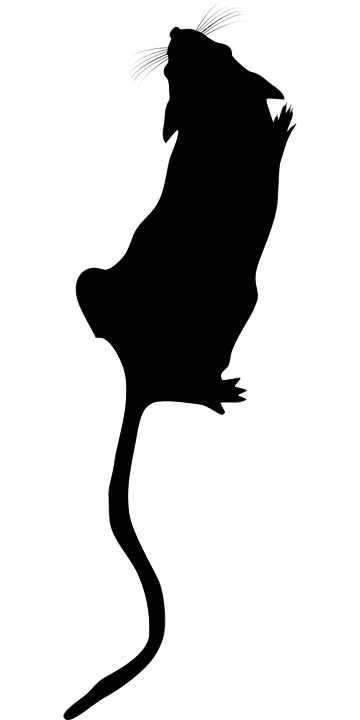
#> input picture hourglass_pose/evaluation/matteo_exp_coco/coco-analyze-release/latex/lab_mouse_black.png, 360 x 720 px, found by its file name
$ python plot_manikin.py
#> lines starting #> are read from the running program, lines starting #| are printed output that depends on the picture
import matplotlib.pyplot as plt
import skimage.io as io
import numpy as np


I=io.imread('coco-analyze-release/latex/lab_mouse_black.png')
#> I is the input picture: shape (720, 360, 4); mean R, G, B, A 0.9, 0.8, 0.8, 50.8
xy =np.array([[175,282,164,223,256,138,140],
             [30,97,138,122,297,226,384]])
colors=['b','r','g','orange','r','g','c']
ec = ['#cd87ff','#cd87ff','#cd87ff','#74c8f9','#74c8f9','#feff95','#feff95']

fig = plt.figure(figsize=(5,15))
plt.subplots_adjust(top=0.99,bottom=0.01,left=0.01,right=0.99)
plt.axis('off')
plt.imshow(I)

plt.plot([xy[0,0],xy[0,1]],[xy[1,0],xy[1,1]],color='#cd87ff',lw=3)
plt.plot([xy[0,0],xy[0,2]],[xy[1,0],xy[1,2]],color='#cd87ff',lw=3)
plt.plot([xy[0,1],xy[0,2]],[xy[1,1],xy[1,2]],color='#cd87ff',lw=3)
plt.plot([xy[0,3],xy[0,4]],[xy[1,3],xy[1,4]],color='#74c8f9',lw=3)
plt.plot([xy[0,3],xy[0,5]],[xy[1,3],xy[1,5]],color='#74c8f9',lw=3)
plt.plot([xy[0,4],xy[0,6]],[xy[1,4],xy[1,6]],color='#feff95',lw=3)
plt.plot([xy[0,5],xy[0,6]],[xy[1,5],xy[1,6]],color='#feff95',lw=3)

for i in range(7): plt.plot(xy[0,i],xy[1,i],'o',markersize=15,color=colors[i],
                            markeredgecolor=ec[i],markeredgewidth=3)
plt.tight_layout()
plt.savefig('coco-analyze-release/latex/manikin_black.png',transparent=True)
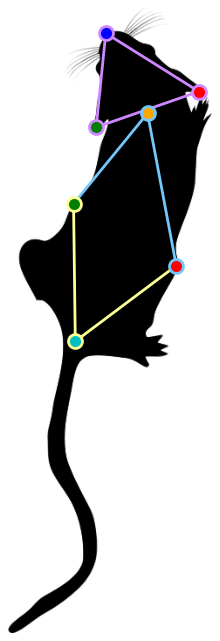
#> figure drawn by matplotlib, 1 panel
plt.savefig('coco-analyze-release/latex/manikin_black.pdf',transparent=True)


I=io.imread('coco-analyze-release/latex/lab_mouse_white.png')
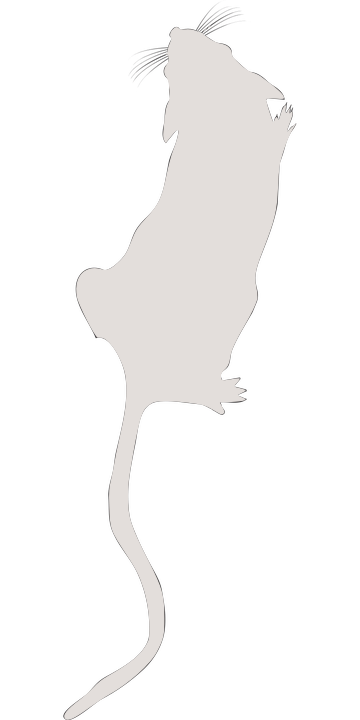
#> input picture hourglass_pose/evaluation/matteo_exp_coco/coco-analyze-release/latex/lab_mouse_white.png, 360 x 720 px, found by its file name
#> I is the input picture: shape (720, 360, 4); mean R, G, B, A 45.6, 44.6, 44, 50.8
xy =np.array([[175,282,164,223,256,138,140],[30,97,138,122,297,226,384]])
colors=['#21a5f2','#ed42b9','#46db41','#ef571a','#ed42b9','#46db41','#35fbff']
ec = ['#ae16f9','#ae16f9','#ae16f9','#21a5f2','#21a5f2','#f99c4a','#f99c4a']

fig = plt.figure(figsize=(5,15))
plt.subplots_adjust(top=0.99,bottom=0.01,left=0.01,right=0.99)
plt.axis('off')
plt.imshow(I)

plt.plot([xy[0,0],xy[0,1]],[xy[1,0],xy[1,1]],color='#ae16f9',lw=3)
plt.plot([xy[0,0],xy[0,2]],[xy[1,0],xy[1,2]],color='#ae16f9',lw=3)
plt.plot([xy[0,1],xy[0,2]],[xy[1,1],xy[1,2]],color='#ae16f9',lw=3)
plt.plot([xy[0,3],xy[0,4]],[xy[1,3],xy[1,4]],color='#21a5f2',lw=3)
plt.plot([xy[0,3],xy[0,5]],[xy[1,3],xy[1,5]],color='#21a5f2',lw=3)
plt.plot([xy[0,4],xy[0,6]],[xy[1,4],xy[1,6]],color='#f99c4a',lw=3)
plt.plot([xy[0,5],xy[0,6]],[xy[1,5],xy[1,6]],color='#f99c4a',lw=3)

for i in range(7): plt.plot(xy[0,i],xy[1,i],'o',markersize=15,color=colors[i],
                            markeredgecolor=ec[i],markeredgewidth=3)
plt.tight_layout()
plt.savefig('coco-analyze-release/latex/manikin_white.png',transparent=True)
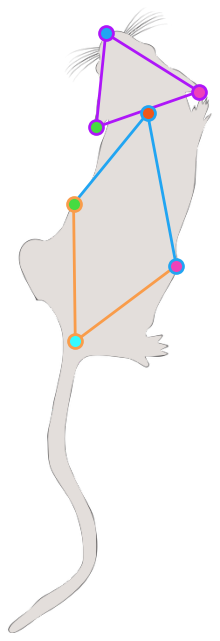
#> figure drawn by matplotlib, 1 panel
plt.savefig('coco-analyze-release/latex/manikin_white.pdf',transparent=True)


# [35 lines of commented-out code are left out]
